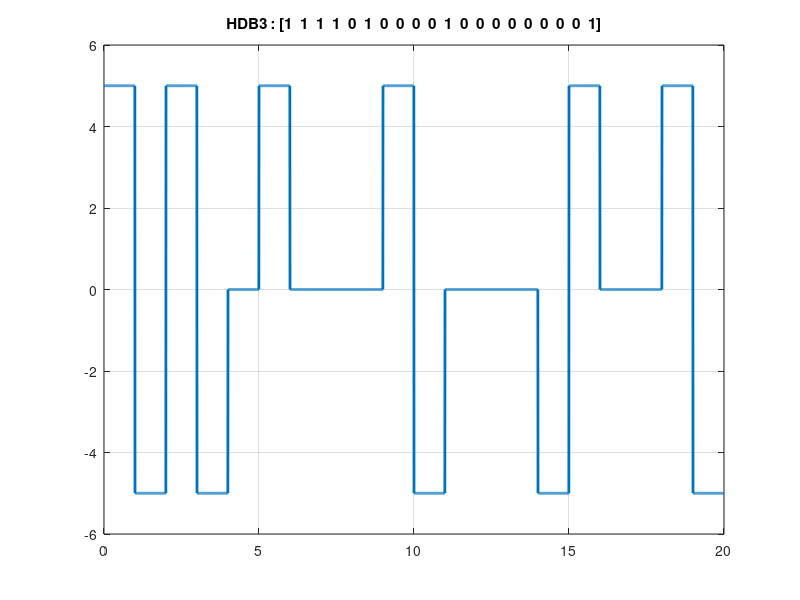

Write the MATLAB code that produced this figure.
clc;
close all;
clear all;

bits = [1,1,1,1,0,1,0,0,0,0,1,0,0,0,0,0,0,0,0,1]; 

bitrate = 1;
voltage = 5;
lastNonZero = -voltage;
cnt = 0;
NonZeroPulse = 0;

T = length(bits)/bitrate; %total time for bit sequence
n = 200; %sample per bit
N = n * T; %total sample
dt = T / N; %sampling time
t = 0:dt:T-dt; %every time instance
y = zeros(1,length(t)); %output signal


%modulation
for i = 1 : length(bits)
  if(bits(i) == 0)
    cnt++;
  else
    cnt = 0;
    NonZeroPulse++;
    y((i - 1) * n + 1 : i * n) = -lastNonZero;
    lastNonZero = -lastNonZero;
  endif
  
  if(cnt == 4 && rem(NonZeroPulse,2) == 0)
    y((i - 4) * n + 1 : (i - 3) * n) = -lastNonZero;
    lastNonZero = -lastNonZero;
    y((i - 1) * n + 1 : i * n) = lastNonZero;
    cnt = 0;
    NonZeroPulse += 2;
  elseif(cnt == 4)
    y((i - 1) * n + 1 : i * n) = lastNonZero;
    cnt = 0;
    NonZeroPulse++;
  endif
endfor

%disp("FUCK");
plot(t,y,'LineWidth',2);
axis([0 T -voltage-1 voltage+1]);
grid on;
title(['HDB3 : [' num2str(bits) ']']);

%demodulation
lastNonZero = -voltage;

for i = 1 : length(t)
  if(rem(i,n) == 0 && y(i) == 0)
      receiving_bits(i / n) = 0;
    elseif(rem(i,n) == 0 && y(i) == lastNonZero) 
      receiving_bits(i / n) = 0;
      receiving_bits((i / n) - 3) = 0;
    elseif(rem(i,n) == 0 && y(i) == -lastNonZero) 
      receiving_bits(i / n) = 1;
      lastNonZero = -lastNonZero;   
  endif
endfor
disp("HDB3 Decoding : ");
disp(receiving_bits);
